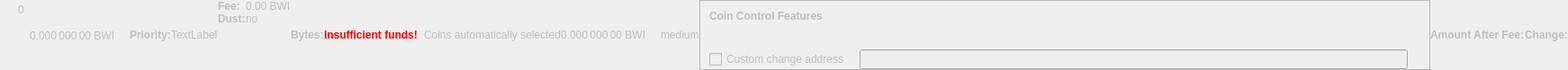
    <widget class="QWidget" name="dummyHideWidget" native="true">
     <property name="enabled">
      <bool>false</bool>
     </property>
     <property name="maximumSize">
      <size>
       <width>100</width>
       <height>22</height>
      </size>
     </property>
     <layout class="QHBoxLayout" name="dummyHideLayout">
      <property name="spacing">
       <number>0</number>
      </property>
      <property name="margin">
       <number>0</number>
      </property>
      <item>
       <layout class="QFormLayout" name="formLayoutCoinControl1">
        <property name="horizontalSpacing">
         <number>10</number>
        </property>
        <property name="verticalSpacing">
         <number>14</number>
        </property>
        <property name="leftMargin">
         <number>10</number>
        </property>
        <property name="topMargin">
         <number>4</number>
        </property>
        <property name="rightMargin">
         <number>6</number>
        </property>
        <item row="0" column="1">
         <widget class="QLabel" name="labelCoinControlBytes">
          <property name="cursor">
           <cursorShape>IBeamCursor</cursorShape>
          </property>
          <property name="contextMenuPolicy">
           <enum>Qt::ActionsContextMenu</enum>
          </property>
          <property name="text">
           <string notr="true">0</string>
          </property>
          <property name="textInteractionFlags">
           <set>Qt::LinksAccessibleByMouse|Qt::TextSelectableByKeyboard|Qt::TextSelectableByMouse</set>
          </property>
         </widget>
        </item>
       </layout>
      </item>
      <item>
       <widget class="QLabel" name="labelCoinControlAfterFee">
        <property name="enabled">
         <bool>false</bool>
        </property>
        <property name="sizePolicy">
         <sizepolicy hsizetype="Fixed" vsizetype="Fixed">
          <horstretch>0</horstretch>
          <verstretch>0</verstretch>
         </sizepolicy>
        </property>
        <property name="minimumSize">
         <size>
          <width>111</width>
          <height>12</height>
         </size>
        </property>
        <property name="maximumSize">
         <size>
          <width>111</width>
          <height>12</height>
         </size>
        </property>
        <property name="cursor">
         <cursorShape>IBeamCursor</cursorShape>
        </property>
        <property name="contextMenuPolicy">
         <enum>Qt::ActionsContextMenu</enum>
        </property>
        <property name="text">
         <string notr="true">0.000 000 00 BWI</string>
        </property>
        <property name="textInteractionFlags">
         <set>Qt::LinksAccessibleByMouse|Qt::TextSelectableByKeyboard|Qt::TextSelectableByMouse</set>
        </property>
       </widget>
      </item>
      <item>
       <widget class="QLabel" name="labelCoinControlPriorityText">
        <property name="enabled">
         <bool>false</bool>
        </property>
        <property name="font">
         <font>
          <weight>75</weight>
          <bold>true</bold>
         </font>
        </property>
        <property name="text">
         <string>Priority:</string>
        </property>
       </widget>
      </item>
      <item>
       <layout class="QHBoxLayout" name="horizontalLayout">
        <item>
         <widget class="QLabel" name="WarningLabel">
          <property name="text">
           <string>TextLabel</string>
          </property>
         </widget>
        </item>
       </layout>
      </item>
      <item>
       <layout class="QFormLayout" name="formLayoutCoinControl3">
        <property name="horizontalSpacing">
         <number>0</number>
        </property>
        <property name="verticalSpacing">
         <number>0</number>
        </property>
        <property name="leftMargin">
         <number>0</number>
        </property>
        <property name="topMargin">
         <number>0</number>
        </property>
        <property name="rightMargin">
         <number>0</number>
        </property>
        <item row="0" column="0">
         <widget class="QLabel" name="labelCoinControlFeeText">
          <property name="enabled">
           <bool>false</bool>
          </property>
          <property name="font">
           <font>
            <weight>75</weight>
            <bold>true</bold>
           </font>
          </property>
          <property name="text">
           <string>Fee:</string>
          </property>
          <property name="margin">
           <number>0</number>
          </property>
         </widget>
        </item>
        <item row="0" column="1">
         <widget class="QLabel" name="labelCoinControlFee">
          <property name="enabled">
           <bool>false</bool>
          </property>
          <property name="cursor">
           <cursorShape>IBeamCursor</cursorShape>
          </property>
          <property name="contextMenuPolicy">
           <enum>Qt::ActionsContextMenu</enum>
          </property>
          <property name="text">
           <string notr="true">0.00 BWI</string>
          </property>
          <property name="textInteractionFlags">
           <set>Qt::LinksAccessibleByMouse|Qt::TextSelectableByKeyboard|Qt::TextSelectableByMouse</set>
          </property>
         </widget>
        </item>
        <item row="1" column="0">
         <widget class="QLabel" name="labelCoinControlLowOutputText">
          <property name="enabled">
           <bool>false</bool>
          </property>
          <property name="font">
           <font>
            <weight>75</weight>
            <bold>true</bold>
           </font>
          </property>
          <property name="text">
           <string>Dust:</string>
          </property>
         </widget>
        </item>
        <item row="1" column="1">
         <widget class="QLabel" name="labelCoinControlLowOutput">
          <property name="enabled">
           <bool>false</bool>
          </property>
          <property name="cursor">
           <cursorShape>IBeamCursor</cursorShape>
          </property>
          <property name="contextMenuPolicy">
           <enum>Qt::ActionsContextMenu</enum>
          </property>
          <property name="text">
           <string>no</string>
          </property>
          <property name="textInteractionFlags">
           <set>Qt::LinksAccessibleByMouse|Qt::TextSelectableByKeyboard|Qt::TextSelectableByMouse</set>
          </property>
         </widget>
        </item>
       </layout>
      </item>
      <item>
       <widget class="QLabel" name="labelCoinControlBytesText">
        <property name="enabled">
         <bool>false</bool>
        </property>
        <property name="font">
         <font>
          <weight>75</weight>
          <bold>true</bold>
         </font>
        </property>
        <property name="text">
         <string>Bytes:</string>
        </property>
       </widget>
      </item>
      <item>
       <layout class="QFormLayout" name="formLayoutCoinControl2">
        <property name="horizontalSpacing">
         <number>0</number>
        </property>
        <property name="verticalSpacing">
         <number>0</number>
        </property>
        <property name="leftMargin">
         <number>0</number>
        </property>
        <property name="topMargin">
         <number>0</number>
        </property>
        <property name="rightMargin">
         <number>0</number>
        </property>
       </layout>
      </item>
      <item>
       <layout class="QHBoxLayout" name="horizontalLayoutCoinControl2">
        <property name="spacing">
         <number>0</number>
        </property>
        <property name="bottomMargin">
         <number>0</number>
        </property>
       </layout>
      </item>
      <item>
       <widget class="QLabel" name="labelCoinControlInsuffFunds">
        <property name="enabled">
         <bool>false</bool>
        </property>
        <property name="minimumSize">
         <size>
          <width>0</width>
          <height>0</height>
         </size>
        </property>
        <property name="font">
         <font>
          <weight>75</weight>
          <bold>true</bold>
         </font>
        </property>
        <property name="styleSheet">
         <string notr="true">color:red;font-weight:bold;</string>
        </property>
        <property name="text">
         <string>Insufficient funds!</string>
        </property>
        <property name="margin">
         <number>5</number>
        </property>
       </widget>
      </item>
      <item>
       <layout class="QFormLayout" name="formLayoutCoinControl4">
        <property name="horizontalSpacing">
         <number>0</number>
        </property>
        <property name="verticalSpacing">
         <number>0</number>
        </property>
        <property name="leftMargin">
         <number>0</number>
        </property>
        <property name="topMargin">
         <number>0</number>
        </property>
        <property name="rightMargin">
         <number>0</number>
        </property>
       </layout>
      </item>
      <item>
       <widget class="QLabel" name="labelCoinControlChangeLabel">
        <property name="enabled">
         <bool>false</bool>
        </property>
        <property name="sizePolicy">
         <sizepolicy hsizetype="Preferred" vsizetype="Expanding">
          <horstretch>0</horstretch>
          <verstretch>0</verstretch>
         </sizepolicy>
        </property>
        <property name="minimumSize">
         <size>
          <width>0</width>
          <height>0</height>
         </size>
        </property>
        <property name="text">
         <string/>
        </property>
        <property name="margin">
         <number>3</number>
        </property>
       </widget>
      </item>
      <item>
       <widget class="QLabel" name="labelCoinControlAutomaticallySelected">
        <property name="enabled">
         <bool>false</bool>
        </property>
        <property name="sizePolicy">
         <sizepolicy hsizetype="Fixed" vsizetype="Fixed">
          <horstretch>0</horstretch>
          <verstretch>0</verstretch>
         </sizepolicy>
        </property>
        <property name="minimumSize">
         <size>
          <width>0</width>
          <height>0</height>
         </size>
        </property>
        <property name="maximumSize">
         <size>
          <width>240</width>
          <height>16777215</height>
         </size>
        </property>
        <property name="text">
         <string>Coins automatically selected</string>
        </property>
        <property name="margin">
         <number>5</number>
        </property>
       </widget>
      </item>
      <item>
       <widget class="QLabel" name="labelCoinControlChange">
        <property name="enabled">
         <bool>false</bool>
        </property>
        <property name="sizePolicy">
         <sizepolicy hsizetype="Fixed" vsizetype="Fixed">
          <horstretch>0</horstretch>
          <verstretch>0</verstretch>
         </sizepolicy>
        </property>
        <property name="minimumSize">
         <size>
          <width>111</width>
          <height>0</height>
         </size>
        </property>
        <property name="maximumSize">
         <size>
          <width>111</width>
          <height>16777215</height>
         </size>
        </property>
        <property name="cursor">
         <cursorShape>IBeamCursor</cursorShape>
        </property>
        <property name="contextMenuPolicy">
         <enum>Qt::ActionsContextMenu</enum>
        </property>
        <property name="text">
         <string notr="true">0.000 000 00 BWI</string>
        </property>
        <property name="textInteractionFlags">
         <set>Qt::LinksAccessibleByMouse|Qt::TextSelectableByKeyboard|Qt::TextSelectableByMouse</set>
        </property>
       </widget>
      </item>
      <item>
       <widget class="QLabel" name="labelCoinControlPriority">
        <property name="enabled">
         <bool>false</bool>
        </property>
        <property name="cursor">
         <cursorShape>IBeamCursor</cursorShape>
        </property>
        <property name="contextMenuPolicy">
         <enum>Qt::ActionsContextMenu</enum>
        </property>
        <property name="text">
         <string>medium</string>
        </property>
        <property name="textInteractionFlags">
         <set>Qt::LinksAccessibleByMouse|Qt::TextSelectableByKeyboard|Qt::TextSelectableByMouse</set>
        </property>
       </widget>
      </item>
      <item>
       <widget class="QFrame" name="frameCoinControl">
        <property name="sizePolicy">
         <sizepolicy hsizetype="Expanding" vsizetype="Expanding">
          <horstretch>0</horstretch>
          <verstretch>0</verstretch>
         </sizepolicy>
        </property>
        <property name="maximumSize">
         <size>
          <width>16777215</width>
          <height>16777215</height>
         </size>
        </property>
        <property name="frameShape">
         <enum>QFrame::StyledPanel</enum>
        </property>
        <property name="frameShadow">
         <enum>QFrame::Sunken</enum>
        </property>
        <layout class="QVBoxLayout" name="verticalLayoutCoinControl2_2">
         <property name="spacing">
          <number>0</number>
         </property>
         <property name="margin">
          <number>0</number>
         </property>
         <item>
          <layout class="QVBoxLayout" name="verticalLayoutCoinControl" stretch="0,0,0,1">
           <property name="spacing">
            <number>0</number>
           </property>
           <property name="leftMargin">
            <number>10</number>
           </property>
           <property name="topMargin">
            <number>10</number>
           </property>
           <item>
            <layout class="QHBoxLayout" name="horizontalLayoutCoinControl1">
             <property name="bottomMargin">
              <number>15</number>
             </property>
             <item>
              <widget class="QLabel" name="labelCoinControlFeatures">
               <property name="enabled">
                <bool>false</bool>
               </property>
               <property name="sizePolicy">
                <sizepolicy hsizetype="Preferred" vsizetype="Maximum">
                 <horstretch>0</horstretch>
                 <verstretch>0</verstretch>
                </sizepolicy>
               </property>
               <property name="font">
                <font>
                 <weight>75</weight>
                 <bold>true</bold>
                </font>
               </property>
               <property name="styleSheet">
                <string notr="true">font-weight:bold;</string>
               </property>
               <property name="text">
                <string>Coin Control Features</string>
               </property>
              </widget>
             </item>
            </layout>
           </item>
           <item>
            <widget class="QWidget" name="widgetCoinControl" native="true">
             <property name="sizePolicy">
              <sizepolicy hsizetype="Preferred" vsizetype="Preferred">
               <horstretch>0</horstretch>
               <verstretch>0</verstretch>
              </sizepolicy>
             </property>
             <property name="minimumSize">
              <size>
               <width>0</width>
               <height>0</height>
              </size>
             </property>
             <property name="styleSheet">
              <string notr="true"/>
             </property>
             <layout class="QHBoxLayout" name="horizontalLayoutCoinControl5_2">
              <property name="margin">
               <number>0</number>
              </property>
              <item>
               <layout class="QHBoxLayout" name="horizontalLayoutCoinControl3">
                <property name="spacing">
                 <number>20</number>
                </property>
                <property name="topMargin">
                 <number>0</number>
                </property>
                <property name="bottomMargin">
                 <number>10</number>
                </property>
               </layout>
              </item>
             </layout>
            </widget>
           </item>
           <item>
            <layout class="QHBoxLayout" name="horizontalLayoutCoinControl4" stretch="0,0,0">
             <property name="spacing">
              <number>12</number>
             </property>
             <property name="sizeConstraint">
              <enum>QLayout::SetDefaultConstraint</enum>
             </property>
             <property name="topMargin">
              <number>5</number>
             </property>
             <property name="rightMargin">
              <number>5</number>
             </property>
             <item>
              <widget class="QCheckBox" name="checkBoxCoinControlChange">
               <property name="enabled">
                <bool>false</bool>
               </property>
               <property name="toolTip">
                <string>If this is activated, but the change address is empty or invalid, change will be sent to a newly generated address.</string>
               </property>
               <property name="text">
                <string>Custom change address</string>
               </property>
              </widget>
             </item>
             <item>
              <widget class="QValidatedLineEdit" name="lineEditCoinControlChange">
               <property name="enabled">
                <bool>false</bool>
               </property>
               <property name="sizePolicy">
                <sizepolicy hsizetype="Expanding" vsizetype="Fixed">
                 <horstretch>0</horstretch>
                 <verstretch>0</verstretch>
                </sizepolicy>
               </property>
              </widget>
             </item>
             <item>
              <widget class="QLabel" name="labelCoinControlChangeLabel_2">
               <property name="sizePolicy">
                <sizepolicy hsizetype="Preferred" vsizetype="Expanding">
                 <horstretch>0</horstretch>
                 <verstretch>0</verstretch>
                </sizepolicy>
               </property>
               <property name="minimumSize">
                <size>
                 <width>0</width>
                 <height>0</height>
                </size>
               </property>
               <property name="text">
                <string/>
               </property>
               <property name="margin">
                <number>3</number>
               </property>
              </widget>
             </item>
            </layout>
           </item>
           <item>
            <spacer name="verticalSpacerCoinControl">
             <property name="orientation">
              <enum>Qt::Vertical</enum>
             </property>
             <property name="sizeHint" stdset="0">
              <size>
               <width>800</width>
               <height>1</height>
              </size>
             </property>
            </spacer>
           </item>
          </layout>
         </item>
        </layout>
       </widget>
      </item>
      <item>
       <widget class="QLabel" name="labelCoinControlAfterFeeText">
        <property name="enabled">
         <bool>false</bool>
        </property>
        <property name="minimumSize">
         <size>
          <width>0</width>
          <height>0</height>
         </size>
        </property>
        <property name="maximumSize">
         <size>
          <width>16777215</width>
          <height>16777215</height>
         </size>
        </property>
        <property name="font">
         <font>
          <weight>75</weight>
          <bold>true</bold>
         </font>
        </property>
        <property name="text">
         <string>Amount After Fee:</string>
        </property>
        <property name="alignment">
         <set>Qt::AlignLeading|Qt::AlignLeft|Qt::AlignVCenter</set>
        </property>
        <property name="margin">
         <number>0</number>
        </property>
       </widget>
      </item>
      <item>
       <widget class="QLabel" name="labelCoinControlChangeText">
        <property name="enabled">
         <bool>false</bool>
        </property>
        <property name="sizePolicy">
         <sizepolicy hsizetype="Preferred" vsizetype="Preferred">
          <horstretch>0</horstretch>
          <verstretch>0</verstretch>
         </sizepolicy>
        </property>
        <property name="minimumSize">
         <size>
          <width>0</width>
          <height>0</height>
         </size>
        </property>
        <property name="maximumSize">
         <size>
          <width>16777215</width>
          <height>16777215</height>
         </size>
        </property>
        <property name="font">
         <font>
          <weight>75</weight>
          <bold>true</bold>
         </font>
        </property>
        <property name="text">
         <string>Change:</string>
        </property>
        <property name="alignment">
         <set>Qt::AlignLeading|Qt::AlignLeft|Qt::AlignVCenter</set>
        </property>
       </widget>
      </item>
     </layout>
    </widget>
